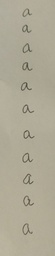
#> input picture as.jpg, 55 x 256 px, shrunk from 750 x 3498 before the run
$ python hw8.py   (Python 2 division)
#> lines starting #> are read from the running program, lines starting #| are printed output that depends on the picture; after the words box and inside, x2 and y2 are one past the last pixel; in counts of white or black regions, pixels touching at a corner belong together
#!/usr/bin/env python2
# -*- coding: utf-8 -*-
"""
Created on Mon Jun  4 22:52:50 2018

@author: abhinavashriraam
"""
from sklearn import datasets, svm, metrics
import numpy as np
import matplotlib.pyplot as plt
from skimage.transform import resize
def convert_to_greyscale(img):
    img = img/255.0
    def average(pixel):
        return (pixel[0]*0.21 + pixel[1]*0.72 + pixel[2]*0.07)
    greyImg = img[:,:,0].copy()
    for rownum in range(img.shape[0]):
        for colnum in range(img.shape[1]):
            greyImg[rownum][colnum] = average(img[rownum][colnum])
    return greyImg

def boundaries(binarized,axis):
    # variables named assuming axis = 0; algorithm valid for axis=1
    # [1,0][axis] effectively swaps axes for summing
    rows = np.sum(binarized,axis = [1,0][axis]) > 0
    rows[1:] = np.logical_xor(rows[1:], rows[:-1])
    change = np.nonzero(rows)[0]
    ymin = change[::2]
    ymax = change[1::2]
    height = ymax-ymin
    too_small = 10 # real letters will be bigger than 10px by 10px
    ymin = ymin[height>too_small]
    ymax = ymax[height>too_small]
    return zip(ymin,ymax)


def separate(img):
    orig_img = img.copy()
    pure_white = 255.
    white = np.max(img)
    black = np.min(img)
    thresh = (white+black)/2.0
    binarized = img<thresh
    row_bounds = boundaries(binarized, axis = 0)
    cropped = []
    for r1,r2 in row_bounds:
        img = binarized[r1:r2,:]
        col_bounds = boundaries(img,axis=1)
        rects = [r1,r2,col_bounds[0][0],col_bounds[0][1]]
        cropped.append(np.array(orig_img[rects[0]:rects[1],rects[2]:rects[3]]/pure_white))
    return cropped

big_img_a = plt.imread('as.jpg')
#> big_img_a is the input picture: shape (256, 55, 3); mean R, G, B 174.3, 169, 149.9
big_img_b = plt.imread('bs.jpg')
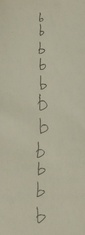
#> input picture bs.jpg, 85 x 235 px, shrunk from 1160 x 3215 before the run
#> big_img_b is the input picture: shape (235, 85, 3); mean R, G, B 165.8, 162.5, 142.4
big_img_c = plt.imread('cs.jpg')
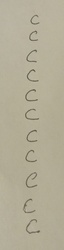
#> input picture cs.jpg, 64 x 250 px, shrunk from 875 x 3415 before the run
#> big_img_c is the input picture: shape (250, 64, 3); mean R, G, B 178.9, 172.9, 151.2
grey_big_img_a = convert_to_greyscale(big_img_a)
#> in convert_to_greyscale, `greyImg = img[:,:,0].copy()`:
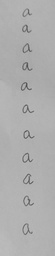
#> greyImg: shape (256, 55) float64; min 0.286, max 0.745, mean 0.684
grey_big_img_b = convert_to_greyscale(big_img_b)
#> in convert_to_greyscale (call 2), `greyImg = img[:,:,0].copy()`:
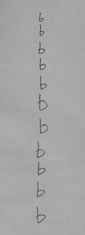
#> greyImg: shape (235, 85) float64; min 0.294, max 0.714, mean 0.65
grey_big_img_c = convert_to_greyscale(big_img_c)
#> in convert_to_greyscale (call 3), `greyImg = img[:,:,0].copy()`:
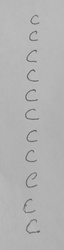
#> greyImg: shape (250, 64) float64; min 0.361, max 0.769, mean 0.701
small_imgs_a = separate(grey_big_img_a)
#> in separate, `white = np.max(img)`: white = 0.718
#> in separate, `black = np.min(img)`: black = 0.272
#> in separate, `thresh = (white+black)/2.0`: thresh = 0.495
#> in separate, `binarized = img<thresh`:
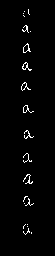
#> binarized: shape (256, 55) bool; 1.9% white in thin lines or dots, all inside (x1, y1, x2, y2) = (21, 9, 34, 235)
#> in boundaries, `change = np.nonzero(rows)[0]`: change = 22 values from 9 to 235
#> in boundaries, `ymin = change[::2]`: ymin = [9, 25, 43, 62, 82, 105, 130, 153, 174, 196, 224]
#> in boundaries, `ymax = change[1::2]`: ymax = [17, 33, 53, 71, 91, 113, 139, 163, 184, 206, 235]
#> in boundaries, `height = ymax-ymin`: height = [8, 8, 10, 9, 9, 8, 9, 10, 10, 10, 11]
#> in boundaries, `ymin = ymin[height>too_small]`: ymin = [224]
#> in boundaries, `ymax = ymax[height>too_small]`: ymax = [235]
#> in separate, `row_bounds = boundaries(binarized, axis = 0)`: row_bounds = [(224, 235)]
#> the loop in separate, `for r1,r2 in row_bounds:` made 1 pass
#> (r1, r2, change in boundaries, ymin in boundaries, ymax in boundaries, height in boundaries, too_small in boundaries) on pass 1: (224, 235, [23, 30, 31, 32], [23, 31], [30, 32], [7, 1], 10)
#> after the loop in separate, `for r1,r2 in row_bounds:`: cropped = []
#> (the run stopped early here; a loop or call above may not have finished)
